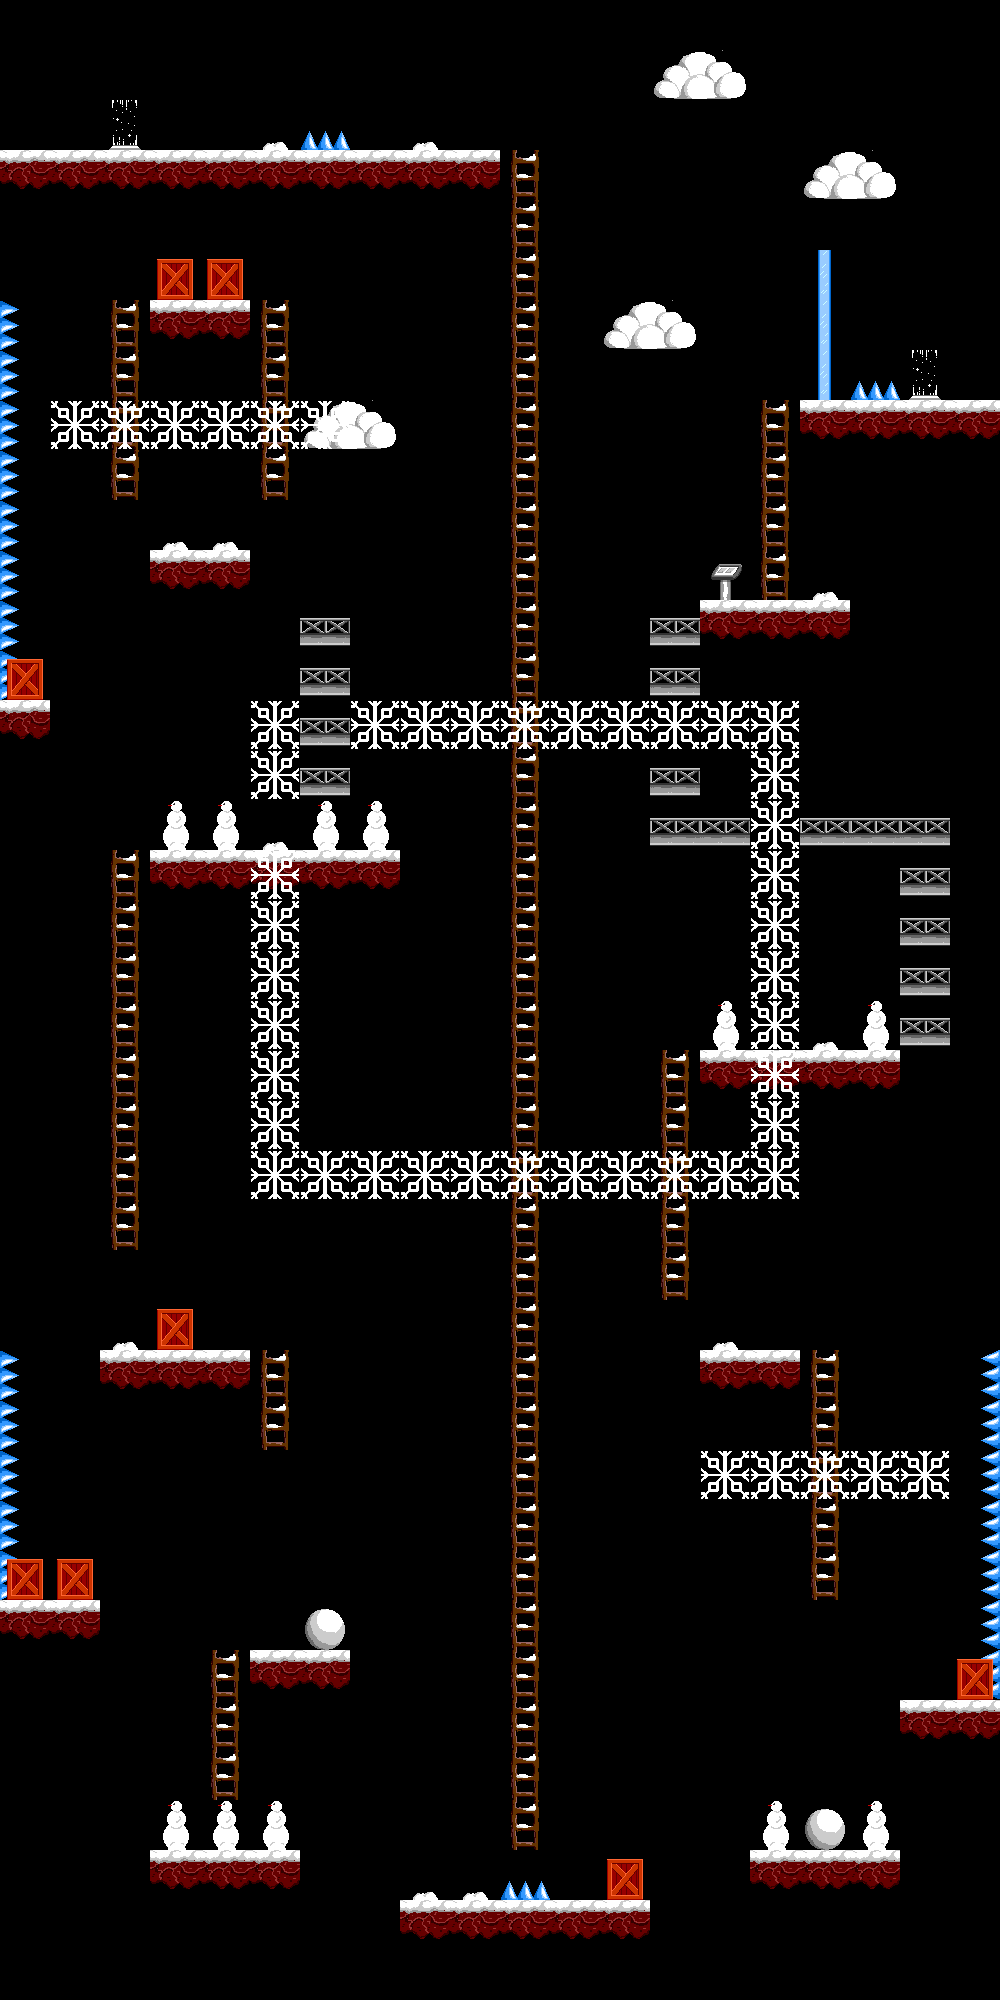

Below is a game level as drawn by its tile map, then a one-line description and the .tmx that defines it (tile-layer data replaced by summaries):
An orthogonal 20x40 tile map with 50x50 px tiles, 2 tile layers (Tile Layer 1, active).

<map version="1.0" orientation="orthogonal" width="20" height="40" tilewidth="50" tileheight="50">
 <tileset firstgid="1" name="t1" tilewidth="50" tileheight="50">
  <image source="tileset1.png" width="300" height="300" />
 </tileset>
 <layer name="Tile Layer 1" width="20" height="40">
  <data>[800 cells, 153 non-empty, 7 distinct tile ids]</data>
 </layer>
 <layer name="active" width="20" height="40">
  <data>[800 cells, 101 non-empty, 9 distinct tile ids]</data>
 </layer>
</map>
